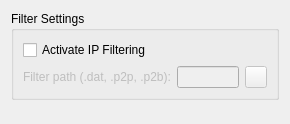
           <widget class="QWidget" name="scrollAreaWidgetContents_6">
            <property name="geometry">
             <rect>
              <x>0</x>
              <y>0</y>
              <width>290</width>
              <height>124</height>
             </rect>
            </property>
            <layout class="QVBoxLayout" name="verticalLayout_21">
             <item>
              <widget class="QGroupBox" name="filterBox">
               <property name="enabled">
                <bool>true</bool>
               </property>
               <property name="title">
                <string>Filter Settings</string>
               </property>
               <layout class="QVBoxLayout" name="verticalLayout_22">
                <item>
                 <widget class="QCheckBox" name="checkIPFilter">
                  <property name="text">
                   <string>Activate IP Filtering</string>
                  </property>
                  <property name="icon">
                   <iconset>
                    <normaloff>:/Icons/filter.png</normaloff>:/Icons/filter.png</iconset>
                  </property>
                 </widget>
                </item>
                <item>
                 <layout class="QHBoxLayout" name="mynonamelayout">
                  <item>
                   <widget class="QLabel" name="lblFilterPath">
                    <property name="enabled">
                     <bool>false</bool>
                    </property>
                    <property name="text">
                     <string>Filter path (.dat, .p2p, .p2b):</string>
                    </property>
                   </widget>
                  </item>
                  <item>
                   <widget class="QLineEdit" name="textFilterPath">
                    <property name="enabled">
                     <bool>false</bool>
                    </property>
                   </widget>
                  </item>
                  <item>
                   <widget class="QToolButton" name="browseFilterButton">
                    <property name="enabled">
                     <bool>false</bool>
                    </property>
                    <property name="minimumSize">
                     <size>
                      <width>22</width>
                      <height>22</height>
                     </size>
                    </property>
                    <property name="icon">
                     <iconset resource="../icons.qrc">
                      <normaloff>:/Icons/oxygen/browse.png</normaloff>:/Icons/oxygen/browse.png</iconset>
                    </property>
                   </widget>
                  </item>
                 </layout>
                </item>
               </layout>
              </widget>
             </item>
             <item>
              <spacer name="mynornamespacer">
               <property name="orientation">
                <enum>Qt::Vertical</enum>
               </property>
               <property name="sizeHint" stdset="0">
                <size>
                 <width>20</width>
                 <height>357</height>
                </size>
               </property>
              </spacer>
             </item>
            </layout>
           </widget>
